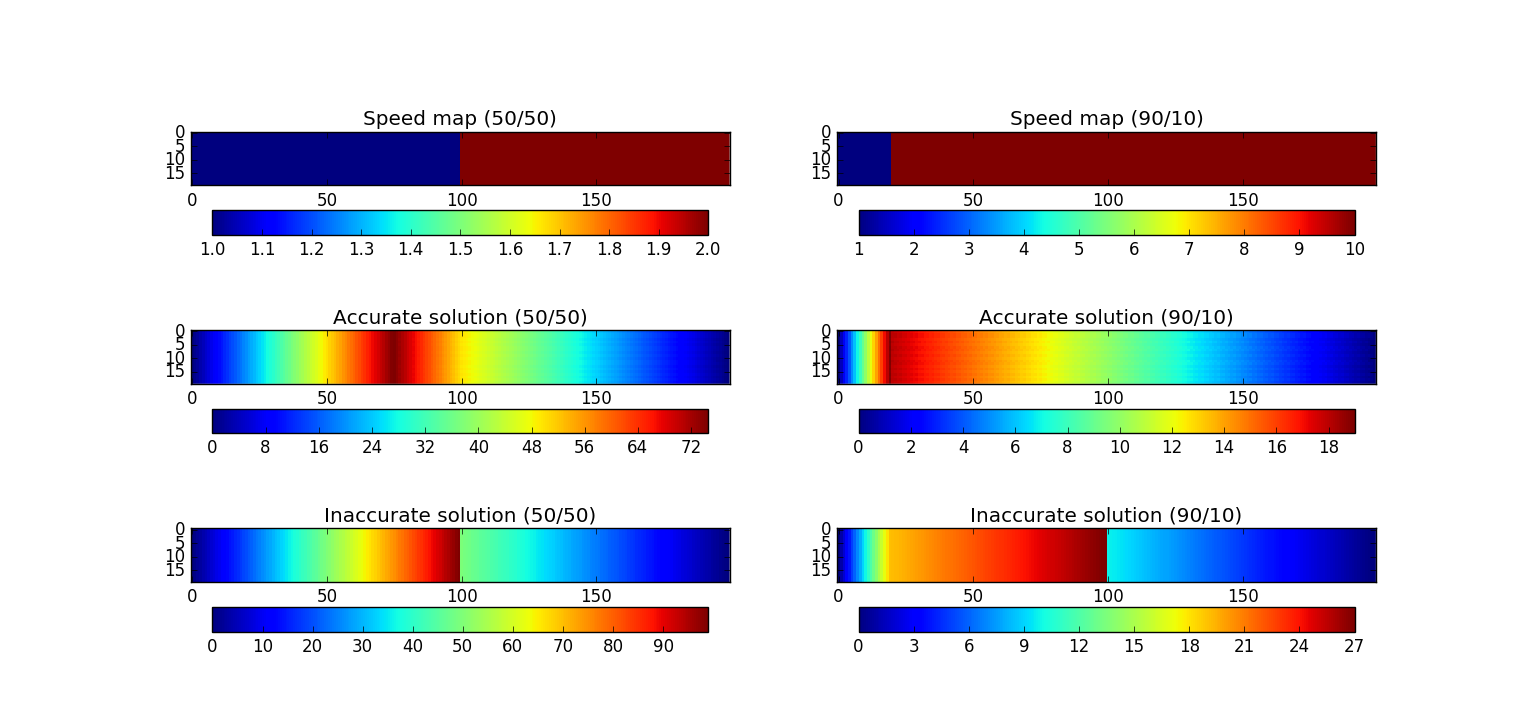

Here is the Python script that generated this plot:
import numpy as np
import matplotlib.pyplot as plt
import pyfmm

# Double speed, 50/50

my_mesh = np.zeros((20, 200), dtype=np.bool)
my_mesh[:,0] = True
my_mesh[:,-1] = True
speed_map = np.ones((20, 200))
speed_map[:, 100:] = 2.0

solution_a = pyfmm.march(my_mesh, speed=speed_map, batch_size=5)[0]
solution_b = pyfmm.march(my_mesh, speed=speed_map, batch_size=np.inf)[0]

plt.subplot(3,2,1)
plt.imshow(speed_map, interpolation='None')
plt.colorbar(orientation='horizontal')
plt.title('Speed map (50/50)')

plt.subplot(3,2,3)
plt.imshow(solution_a, interpolation='None')
plt.colorbar(orientation='horizontal')
plt.title('Accurate solution (50/50)')

plt.subplot(3,2,5)
plt.imshow(solution_b, interpolation='None')
plt.colorbar(orientation='horizontal')
plt.title('Inaccurate solution (50/50)')

# 10x speed, 90/10

my_mesh2 = np.zeros((20, 200), dtype=np.bool)
my_mesh2[:,0] = True
my_mesh2[:,-1] = True
speed_map2 = np.ones((20, 200))
speed_map2[:, 20:] = 10.0

solution_a2 = pyfmm.march(my_mesh2, speed=speed_map2, batch_size=5)[0]
solution_b2 = pyfmm.march(my_mesh2, speed=speed_map2, batch_size=100)[0]

plt.subplot(3,2,2)
plt.imshow(speed_map2, interpolation='None')
plt.colorbar(orientation='horizontal')
plt.title('Speed map (90/10)')

plt.subplot(3,2,4)
plt.imshow(solution_a2, interpolation='None')
plt.colorbar(orientation='horizontal')
plt.title('Accurate solution (90/10)')

plt.subplot(3,2,6)
plt.imshow(solution_b2, interpolation='None')
plt.colorbar(orientation='horizontal')
plt.title('Inaccurate solution (90/10)')

plt.show()

#TODO: should produce an example when batch_size = 40 produces a bad result (90% of left side is extremely fast, 10% of
# right side is slow. Plot this in a 3 x 2 subplot.
